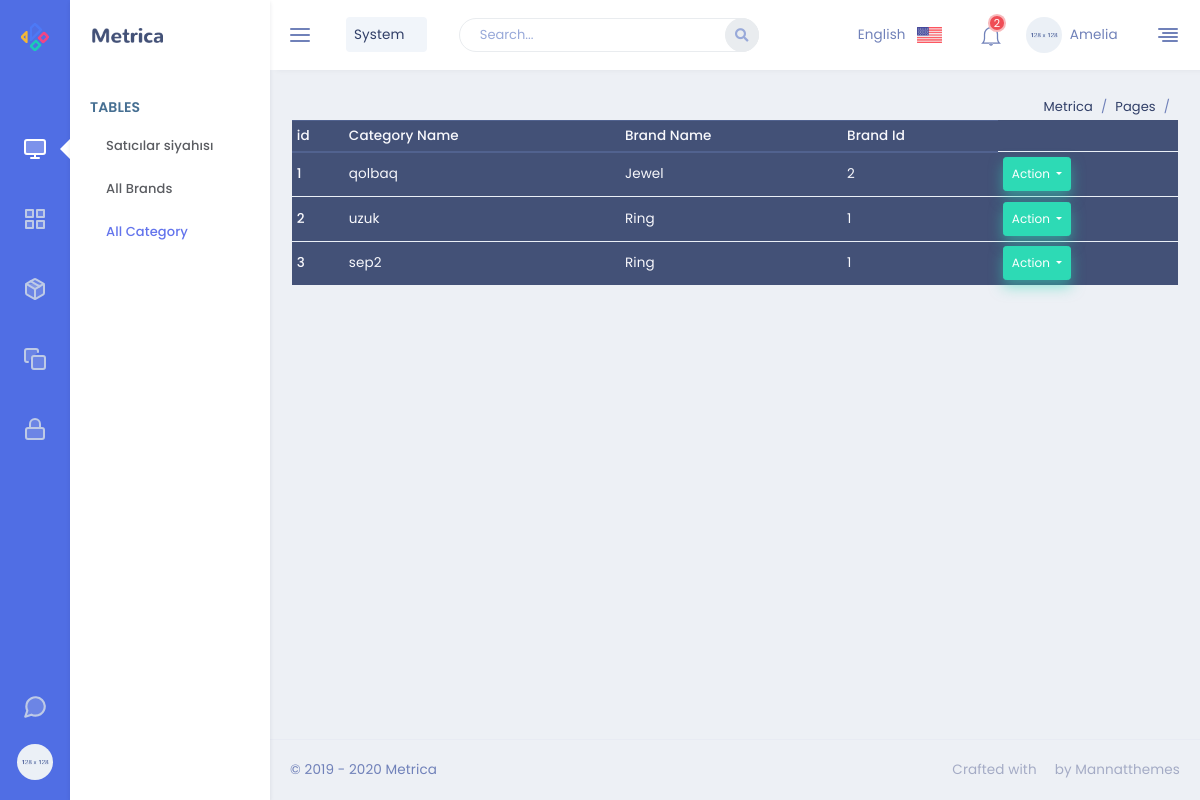
Page /admin/Category on the earlier database version.
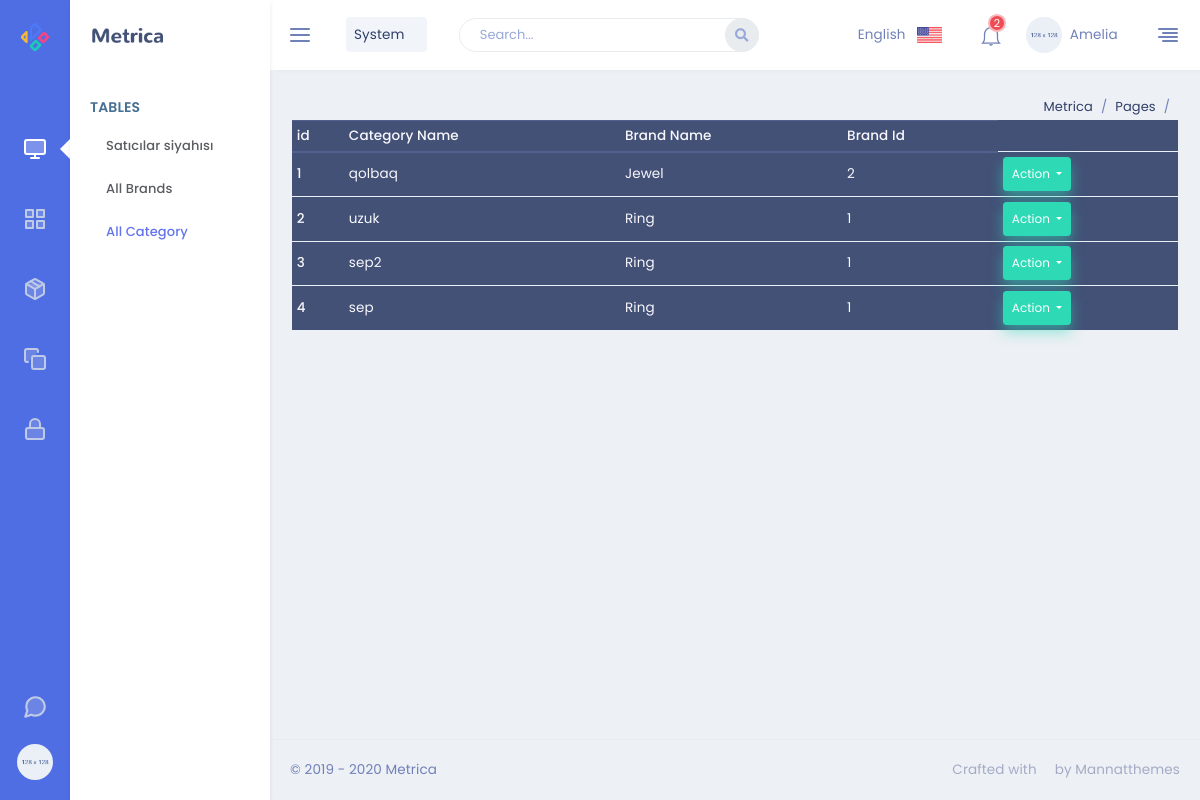
Same page on the later database version.
### Shop/collection/models.py (models this page shows)
class Category(db.Model):
    Category_id = db.Column(db.Integer, primary_key=True)
    CategoryName = db.Column(db.String(30), unique=True, nullable=False)
    products = db.relationship('Products', backref='category', lazy=True)
    brand_id=db.Column(db.Integer,db.ForeignKey('brand.Brand_id'), nullable=False)

class Brand(db.Model):
    Brand_id = db.Column(db.Integer, primary_key=True)
    BrandName = db.Column(db.String(30),unique=True,  nullable=False )
    Categories = db.relationship('Category', backref='brand', lazy=True)

### Shop/Dashboard/routes.py (the view)
@app.route('/admin/Category', methods=['GET', 'POST'])
def Categories():
    cats=Category.query.all()
    return render_template('admin/Category.html',cats=cats )

### Shop/templates/admin/Category.html (shortened to what this page needs)
{% extends 'admin.html' %}
{% block content %}
<table class="table table-sm table-dark">
    <thead>
      <tr>
        <th scope="col">id</th>
        <th scope="col">Category Name</th>
        <th scope="col">Brand Name</th>
        <th scope="col">Brand Id</th>
      </tr>
    </thead>
    <tbody>
      {% for cat in cats %}
      <tr>
        <th scope="row">{{cat.Category_id}}</th>
        <td>{{cat.CategoryName}}</td>
        <td>{{cat.brand.BrandName}}</td>
        <td>{{cat.brand_id}}</td>
        <td>
        <div class="btn-group">
        <button type="button" class="btn btn-success btn-sm dropdown-toggle" data-toggle="dropdown" aria-haspopup="true" aria-expanded="false">
        Action
        </button>
         </div>
        </td>
      </tr>
      {% endfor %}
    </tbody>
  </table>
  {% endblock content %}

Differences in the rows shown:
added Category: Category_id "4", CategoryName "sep", brand.BrandName "Ring", brand_id "1"
